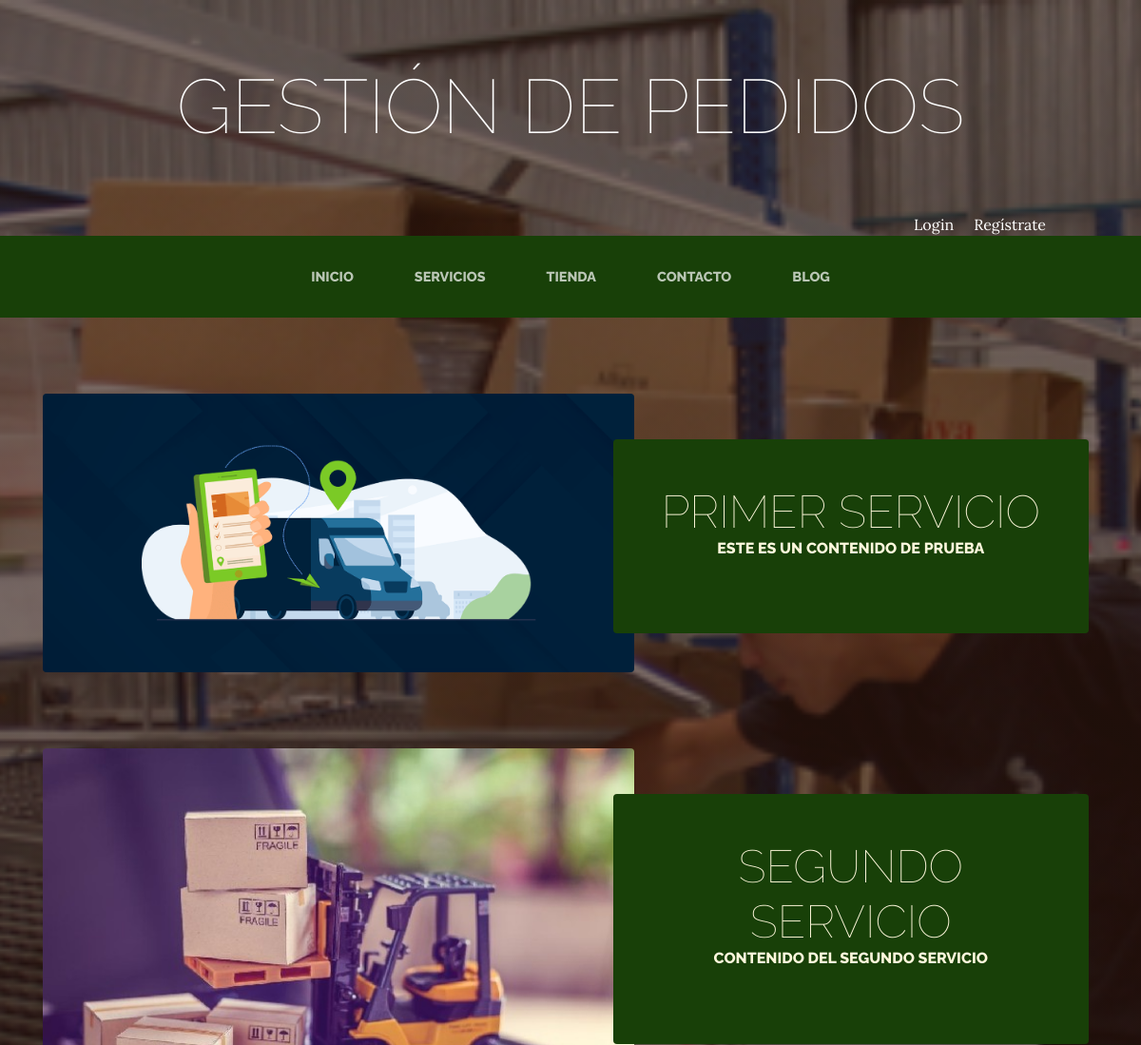
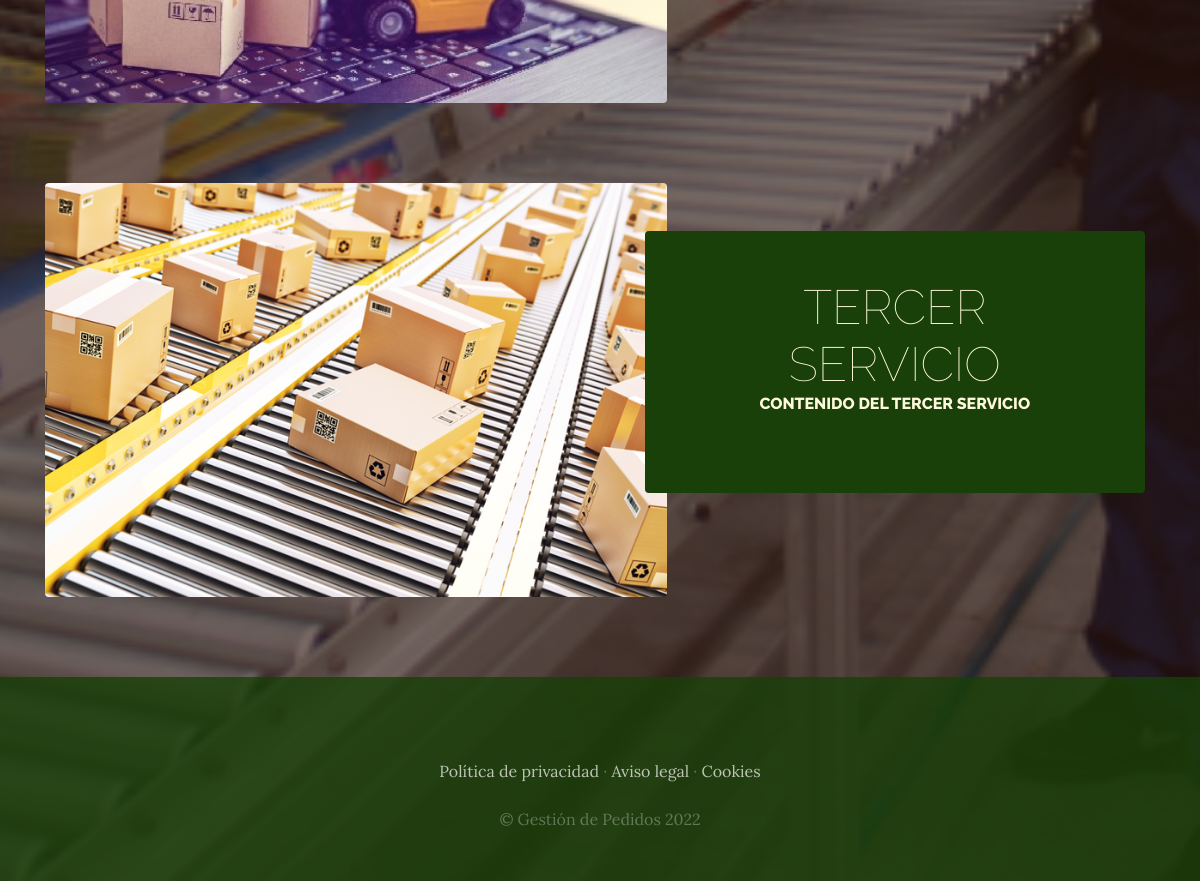
Screenshot of /servicios/servicios with the database file from the repository (2 pictures, top to bottom).
### servicios/models.py (models this page shows, shortened)
class Servicio(models.Model):
    titulo = models.CharField(max_length=50)
    contenido = models.CharField(max_length=50)
    imagen = models.ImageField(upload_to='servicios')
    created = models.DateTimeField(auto_now_add=True)
    updated = models.DateTimeField(auto_now_add=True)
    class Meta:
        verbose_name = "servicio"
        verbose_name_plural = "servicios"

### servicios/views.py (the view)
# urls.py: path('servicios/', include('servicios.urls')),
def servicios(request):
    servicios = Servicio.objects.all()
    return render(request,"servicios/servicios.html", {"servicios": servicios})

### carro/context_processor.py (called while the page is built)
def importe_total_carro(request):
    carro = Carro(request)
    total=0
    if request.user.is_authenticated:
        for key, value in request.session["carro"].items():
            total = total+float(value["precio"])
    else:
        total = "Debes hacer login"
    return {"importe_total_carro": total}

### servicios/templates/servicios/servicios.html
    {% extends "ProyectoWebApp/base.html" %}
    {% load static %}
    {% block content %}
        {% for servicio in servicios %}
        <section class="page-section clearfix">
            <div class="container">
              <div class="intro">
                <img class="intro-img img-fluid mb-3 mb-lg-0 rounded" src="{{servicio.imagen.url}}" alt="" style="width: 56%;">
                <div class="intro-text left-0 text-center bg-faded p-5 rounded">
                  <h2 class="section-heading mb-4" >
                    <span class="section-heading-lower">{{servicio.titulo}}</span>
                    <span class="section-heading-upper">{{servicio.contenido}}</span>
                  </h2>
                </div>
              </div>
            </div>
        </section>
        {% endfor %}
    {% endblock %}

### ProyectoWebApp/static/ProyectoWebApp/css/gestion.css (style rules this page uses)
body { font-family: 'Lora'; background: linear-gradient(rgba(47, 23, 15, 0.65), rgba(47, 23, 15, 0.65)), url("../img/bg_main.jpg"); background-attachment: fixed; background-position: center; background-size: cover; }
h1, h2, h3, h4, h5, h6 { font-family: 'Raleway'; }
.page-section { margin-top: 5rem; margin-bottom: 5rem; }
.section-heading { text-transform: uppercase; }
.section-heading .section-heading-upper { display: block; font-size: 1rem; font-weight: 800; padding-bottom:.5rem; }
.section-heading .section-heading-lower { display: block; font-size: 3rem; font-weight: 100; }
.bg-faded { background-color: rgba(255, 255, 255, 0.85); }
.intro { position: relative; }
@media (min-width: 992px) { .intro .intro-img { width: 75%; float: left; } }
@media (min-width: 992px) { .intro .intro-text { left: 600; width: 60%; margin-top: 3rem; background-color: rgba(24, 64, 8); color: cornsilk; position: absolute; } }
@media (min-width: 1200px) { .intro .intro-text { width: 45%; } }

### rows the page displays
Servicio: imagen (picture), titulo "PRIMER SERVICIO", contenido "ESTE ES UN CONTENIDO DE PRUEBA"
Servicio: imagen (picture), titulo "SEGUNDO SERVICIO", contenido "CONTENIDO DEL SEGUNDO SERVICIO"
Servicio: imagen (picture), titulo "TERCER SERVICIO", contenido "CONTENIDO DEL TERCER SERVICIO"
